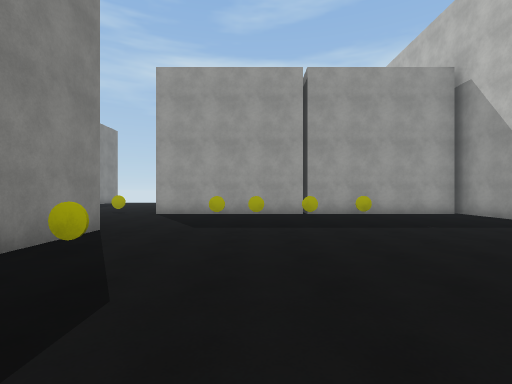
view 1 (above)

21 first-person views from a walk through a scene from a Unity 3-D project. The camera is 1.5 m above the floor, looks level and sees 85° across. The floor is counted in squares, 2 m on a side. Each view is taken from the middle of a square. On the plan, view 1 faces up. The plan holds only what a view shows up to about 10 squares ahead; the rest is blank. The place goes on beyond the plan. The player is left out. Some animated figures are not drawn. Surface patterns are stand-ins for the level's own textures.

view 2
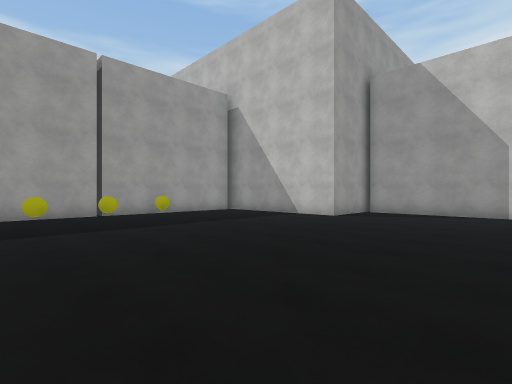

view 3
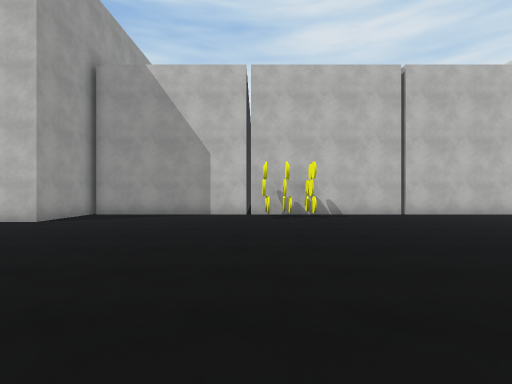

view 4
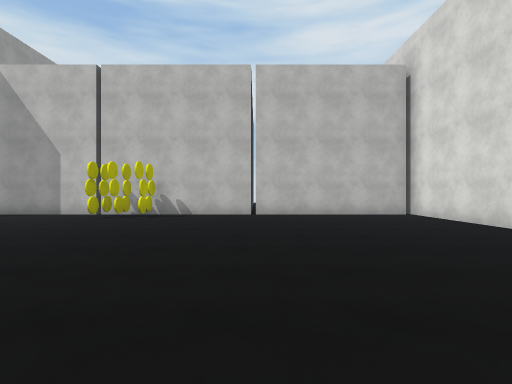

view 5
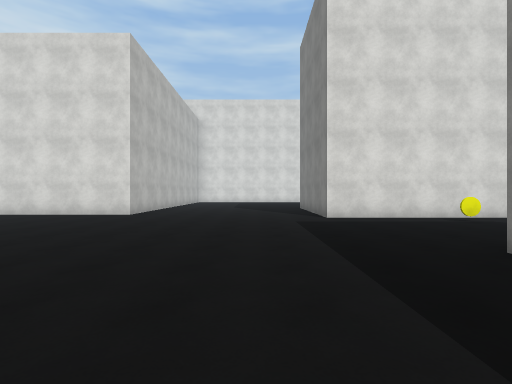

view 6
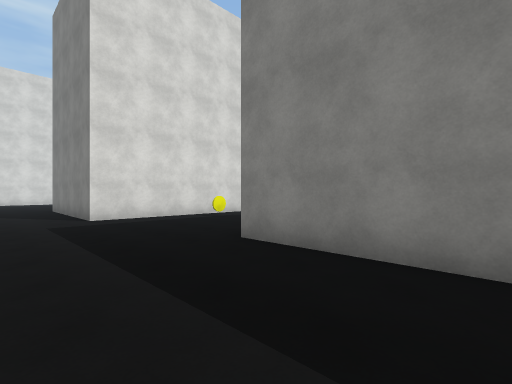

view 7
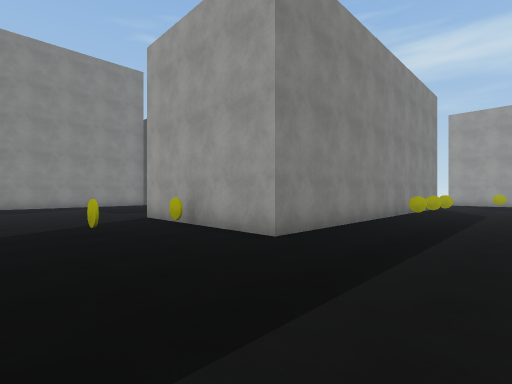

view 8
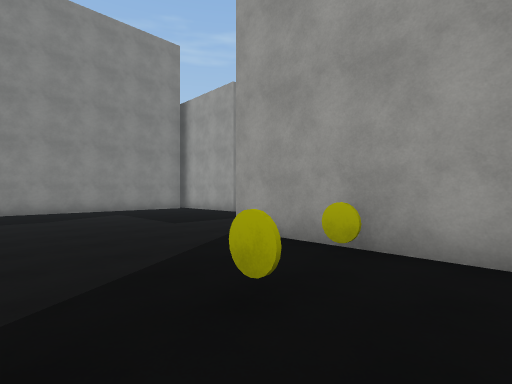

view 9
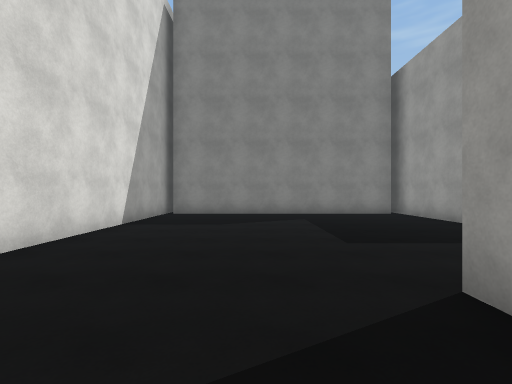

view 10
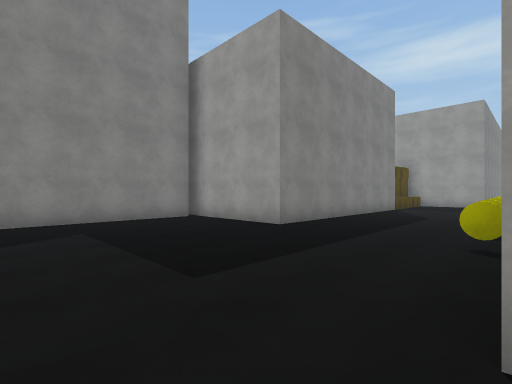

view 11
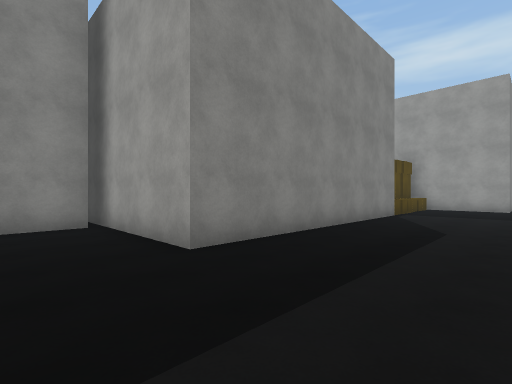

view 12
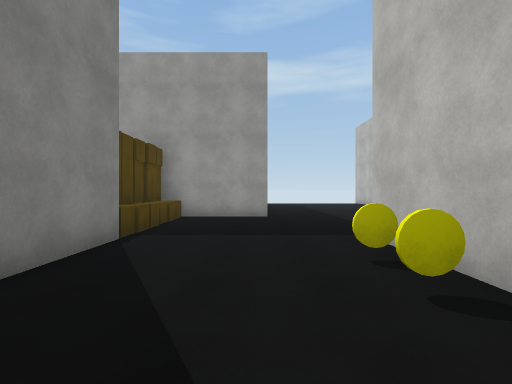

view 13
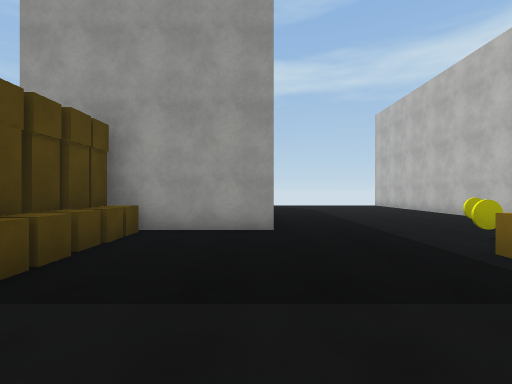

view 14
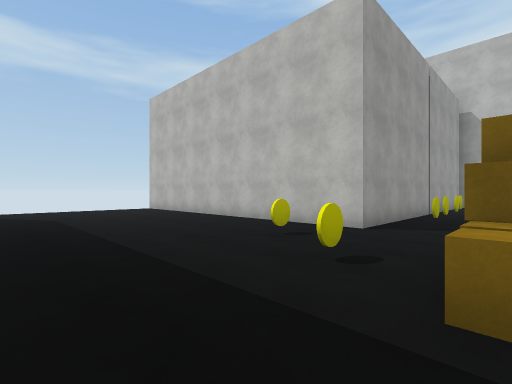

view 15
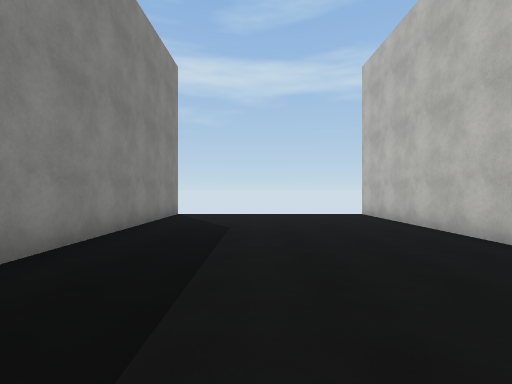

view 16
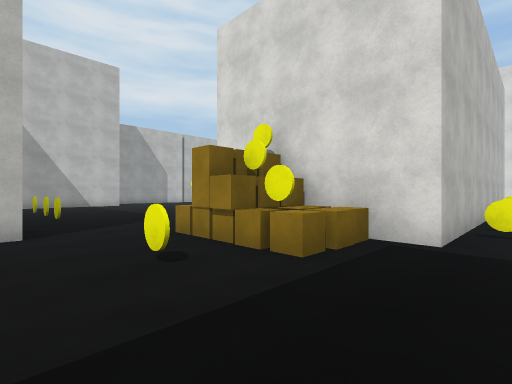

view 17
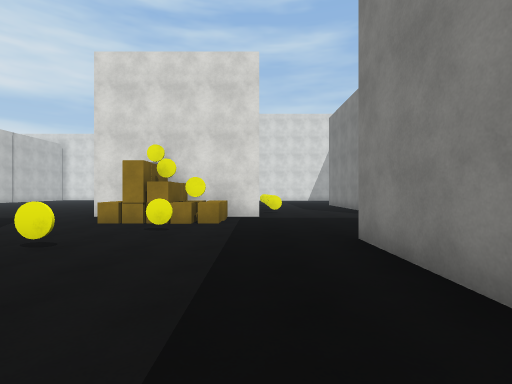

view 18
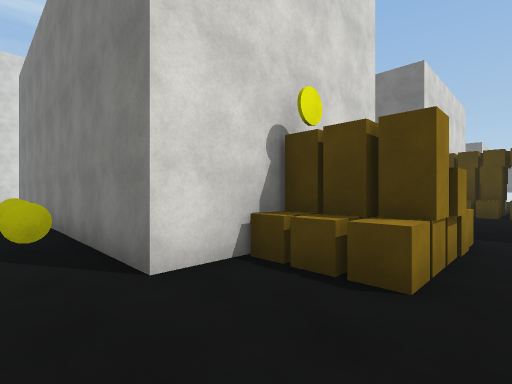

view 19
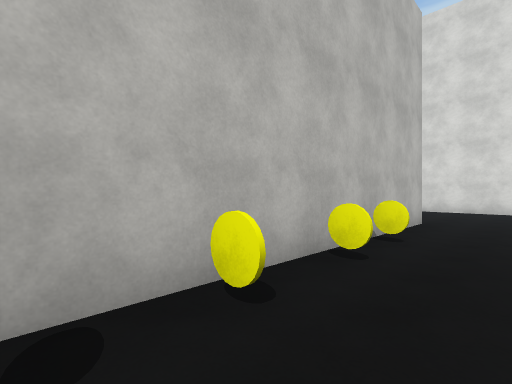

view 20
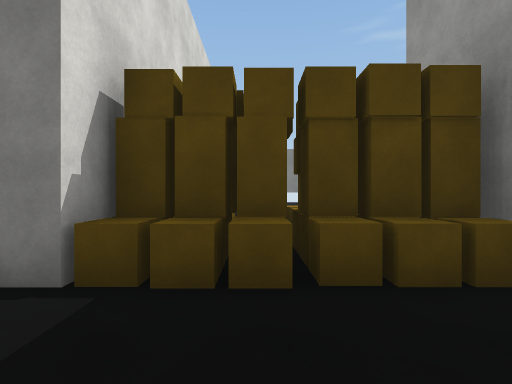

view 21
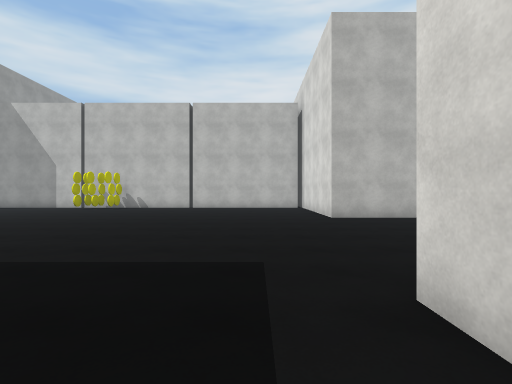

### Floor plan
Points are (right, up) in squares from view 1. A wall is a line through its corners. A room is listed if a view was taken in it or the views show most of it. See-through windows are left out.
Room 1 (views 1, 2, 3, 4, 5, 6, 7, 8, 9, 10, 11, 12, 13, 14, 15, 16, 17, 18, 19, 20, 21)
walls: (-8.1, 5.6) (-3.1, 5.6) (-3.1, -5.4) (-8.1, -5.4) (-8.1, 5.6); (-13.1, 5.6) (-12.2, 5.6) (-12.2, -2) (-17, -2); (-15.6, -2.2) (-15.6, -9.9); (-16, -10.1) (-2.1, -10.1) (-2.1, -12.4); (7, 7.6) (7, 9.9); (6.8, 9.5) (-3.4, 9.5) (-3.4, 19.5); (-9.6, 19.5) (-9.6, 9.5) (-13.1, 9.5); (4.1, -12.5) (4.1, -11.2) (9.8, -11.2); (9.6, 4.5) (7, 4.5) (7, 6.1); (9.3, -11) (9.3, 4.4)
objects: other object (-15, 7); other object (-15, 8); other object (-14, 7); other object (-14, 8); box (-13, 6); box (-13, 7); box (-13, 8); other object (-13, 9); yellow disc (-9, -1); yellow disc (-9, 1); yellow disc (-9, 3); yellow disc (-9, 4); box (-7, 6); box (-7, 7); yellow disc (-6, -6); other object (-6, 6); box (-6, 7); yellow disc (-6, 9); yellow disc (-5, -9); yellow disc (-5, -8); box (-5, 6); box (-5, 7); yellow disc (-5, 10); yellow disc (-2, 2); yellow disc (-2, 4); yellow disc (-1, 9); yellow disc (0, 9); yellow disc (2, 9); yellow disc (3, 9); other object (8, -3); other object (8, -2); yellow disc (8, -1)

Where each view was taken, in squares from view 1:
view 1: 0 up, 0 right, facing up
view 2: 0 up, 1 left, facing up-right
view 3: 1 down, 0 right, facing right
view 4: 6 down, 0 right, facing right
view 5: 2 down, 0 right, facing down
view 6: 2 down, 0 right, facing down-left
view 7: 9 down, 0 right, facing up-left
view 8: 9 down, 4 left, facing up-left
view 9: 7 down, 6 left, facing left
view 10: 7 down, 8 left, facing up-left
view 11: 4 down, 9 left, facing up-left
view 12: 1 up, 10 left, facing up
view 13: 4 up, 10 left, facing up
view 14: 7 up, 9 left, facing up-right
view 15: 10 up, 7 left, facing up
view 16: 10 up, 9 left, facing down-right
view 17: 14 up, 8 left, facing down
view 18: 8 up, 2 left, facing down-left
view 19: 2 up, 10 left, facing down-right
view 20: 7 up, 10 left, facing left
view 21: 9 down, 4 left, facing right
